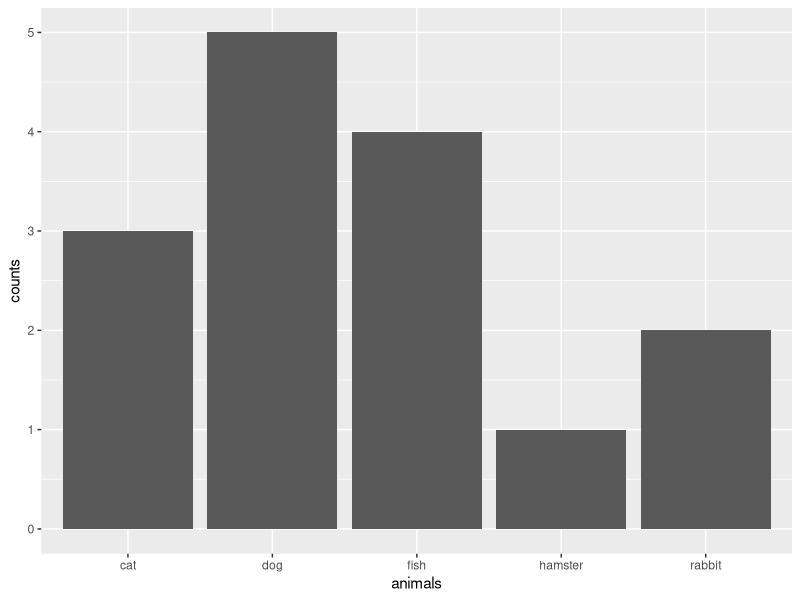

This chart was generated by the following R code: (Note: this script raises an error after producing the figure.)
## ---- chunk 1
Sys.setlocale("LC_CTYPE", "en_US.UTF-8")
## ---- chunk 2
library(ggplot2)
## ---- chunk 3
# Create simple lists
animals <- c("cat", "dog", "rabbit", "hamster", "fish")
counts <- c(3, 5, 2, 1, 4)

print("🐾 Our animal data:")
print(paste("Animals:", paste(animals, collapse = ", ")))
print(paste("Counts:", paste(counts, collapse = ", ")))

# Make your first plot!
plot1 <- ggplot() + 
  geom_col(aes(x = animals, y = counts))

print(plot1)
## ---- chunk 4
print("\n🍕 Creating a plot with your own food ratings data!")

# Create your own lists - change these ... to your favorites!
my_foods <- c(...)
my_ratings <- c(...)

# Make a plot with your data
plot2 <- ggplot() + 
  geom_col(aes(x = my_foods, y = my_ratings))

print(plot2)
